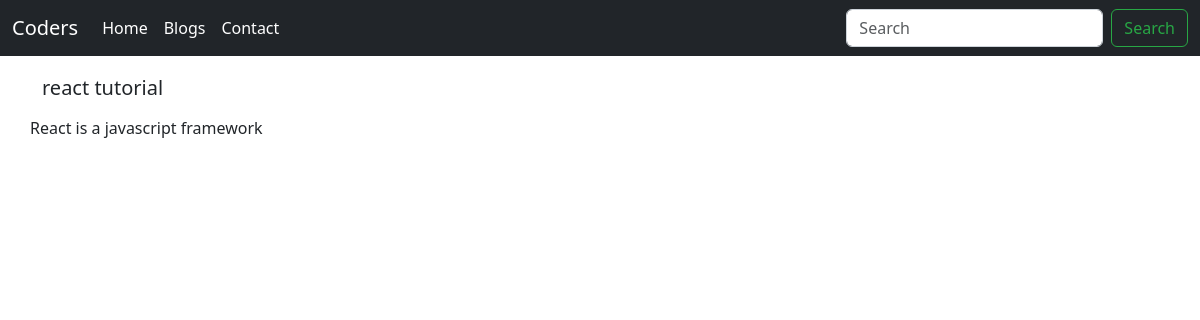
Before: /blogpost/react/ with the older database file.
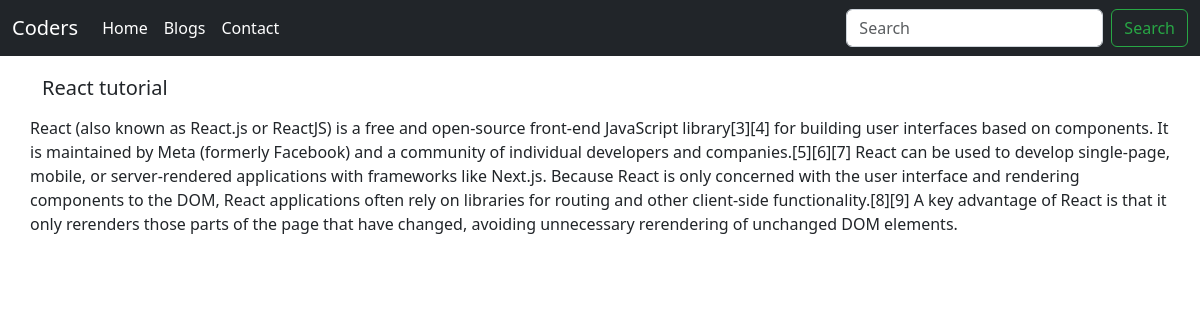
After: the same page with the newer database file.
### blog/models.py (models this page shows, shortened)
class Blog(models.Model):
    sno=models.AutoField(primary_key=True)
    title=models.CharField(max_length=20)
    content=models.TextField()
    slug=models.CharField(max_length=200)
    date=models.DateTimeField(auto_now_add=True)

### blog/views.py (the view)
# urls.py: path('blogpost/', views.blogpost, name='blogpost'),  # Updated URL pattern
def blogpost(request, slug=None):
    if slug:
        blog=Blog.objects.filter(slug=slug).first()
        context={'blog':blog}
        return render(request,'blogpost.html',context)
    else:
        return render(request,'blogpost.html')

### templates/blogpost.html
{%extends 'base.html'%} {%block body%}
<div class="container">
  <h5 class="my-3">{{blog.title}}</h5>
  <div class="row">{{blog.content}}</div>
</div>
{%endblock body%}

Changed rows visible on the page:
changed Blog: title "react tutorial" → "React tutorial"; content "React is a javascript framework" → "React (also known as React.js or ReactJS) is a free and open-source front-end JavaScript library[3][4] for building user interfaces based on components. It is maintained by Meta (formerly Facebook) and a community of individual developers and companies.[5][6][7] React can be used to develop single-page, mobile, or server-rendered applications with frameworks like Next.js. Because React is only concerned with the user interface and rendering components to the DOM, React applications often rely on libraries for routing and other client-side functionality.[8][9] A key advantage of React is that it only rerenders those parts of the page that have changed, avoiding unnecessary rerendering of…"
